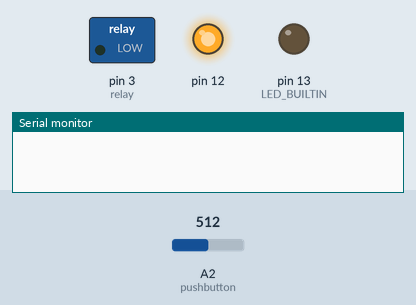
Recording of a sketch running on a simulated Arduino Uno, built with avr-gcc and run on an emulated ATmega328P. Shown: switched loads named in the sketch (green lamp = pin HIGH), output pins drawn as LEDs (lit = HIGH), the last lines printed to the serial monitor. Dashed ring = blinking. The test bench sets the inputs (shaded band); at power-on: A2 (pushbutton) = 512.

Above: at 1.2 s.
1.3 s: A2 (pushbutton) set to 12
2.8 s: A2 (pushbutton) set to 9
At 3.05 s:
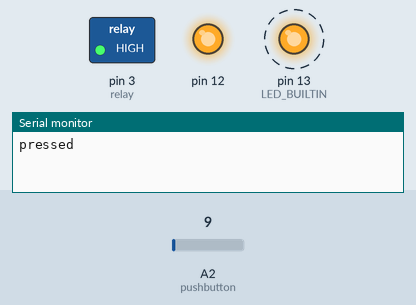
Timing chart, 0 to 11.8 s (numbered marks = the images above; inputs shaded):
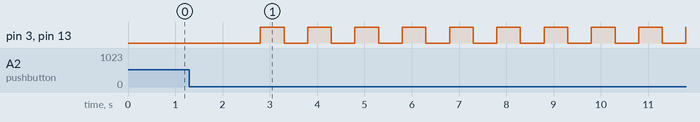

The sketch:

sketch.ino
```cpp
const int pushbutton = A2; //An PIN 2 wird der Taster angeschlossen
const int relay = 3; //An PIN 3 wird das Relay angeschlossen
unsigned long previousMillisInterval = 0;
unsigned long previousMillisButton = 0;
const long interval = 500; //Intervall bitte hier einstellen in Millisekunden
const long duration = 180000; //Dauer bitte hier einstellen in Millisekunden
volatile int stateLED = 0;
volatile int stateButton=0;
unsigned long currentMillis=0;
unsigned long debounce=0;

void setup() {
  digitalWrite(12, HIGH); pinMode(12, OUTPUT);
  digitalWrite(LED_BUILTIN, LOW); pinMode(LED_BUILTIN, OUTPUT);
  digitalWrite(relay, LOW); pinMode(relay, OUTPUT);
  Serial.begin(9600);
}

void loop() {
  currentMillis = millis();
  if (analogRead(pushbutton) >= 1000){stateButton = 0; debounce=currentMillis;}
  if ((analogRead(pushbutton) <= 10) && stateButton == 0 && currentMillis-debounce>100){pushTimeReset(); Serial.println("pressed"); stateButton = 1;}
  if (previousMillisButton >= currentMillis)
  {

    if (currentMillis - previousMillisInterval >= interval)
    {
      previousMillisInterval = currentMillis;
      if (stateLED == 0)
      {
        digitalWrite(LED_BUILTIN, HIGH);
        digitalWrite(relay, HIGH);
        stateLED = 1;
      }
      else
      {
        digitalWrite(LED_BUILTIN, LOW);
        digitalWrite(relay, LOW);
        stateLED = 0;
      }
    }

  }
  else {
    digitalWrite(LED_BUILTIN, LOW);
    digitalWrite(relay, LOW);
    if (currentMillis>4233600000)
    {
      digitalWrite(12, LOW);
    }
  }
}

void pushTimeReset() {
  previousMillisButton = currentMillis + duration;
}
```

Measured:
- the behaviour switches between 11 and 10 on A2 (pushbutton) (found by bisection; images 0 and 1)
- after the input at 1.3 s, every drawn part: stays the same
- after the input at 2.8 s, pin 3 (relay), pin 13 (LED_BUILTIN): alternates HIGH for 0.50 s and LOW for 0.50 s, starting at once
